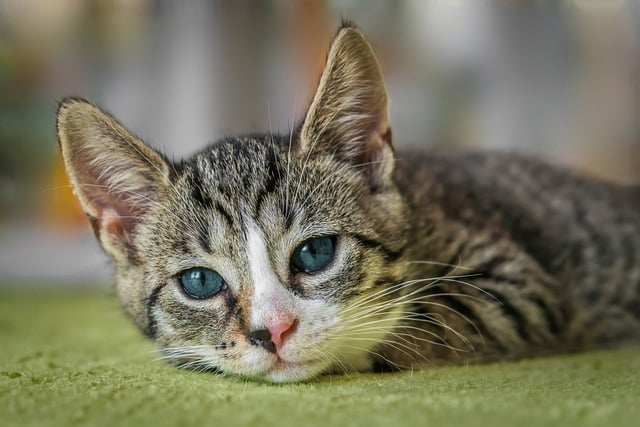
#> input picture photos/cat2.jpg, 640 x 427 px, found by its file name
$ python thresh.py
#> lines starting #> are read from the running program, lines starting #| are printed output that depends on the picture; after the words box and inside, x2 and y2 are one past the last pixel; in counts of white or black regions, pixels touching at a corner belong together
'''Thresholding is a technique in image processing used to convert a grayscale image
into a binary image by applying a threshold value. Pixels with intensity values above
or below the threshold are set to a specific value (typically black or white).'''

import cv2 as cv

img = cv.imread('photos/cat2.jpg')
#> img is the input picture: shape (427, 640, 3); mean B, G, R 93.2, 116.1, 119.1
cv.imshow('Cat', img)

gray = cv.cvtColor(img, cv.COLOR_BGR2GRAY)
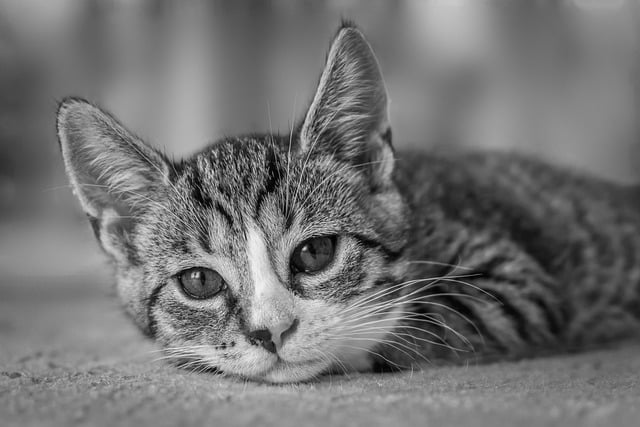
#> gray: shape (427, 640); min 0, max 249, mean 114.4
cv.imshow('Gray', gray)


# Simple Thresholding
threshold, thresh = cv.threshold(gray, 150, 255, cv.THRESH_BINARY) # threshold value = 150
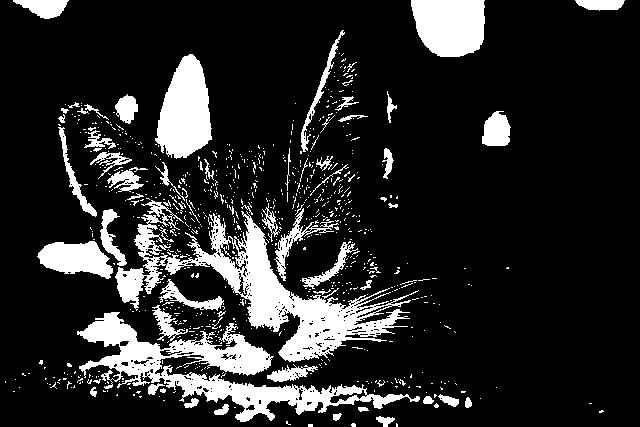
#> thresh: shape (427, 640); 15.9% white; 810 white regions (743 under 20 px), largest, box (x1, y1, x2, y2) and area: (115, 200, 419, 362) 11420, (77, 312, 420, 422) 9600, (155, 54, 212, 159) 4040
cv.imshow('Simple Thresholded', thresh)

threshold, thresh_inv = cv.threshold(gray, 150, 255, cv.THRESH_BINARY_INV) # threshold value = 150
cv.imshow('Simple Thresholded Inverse', thresh_inv)

# Adaptive Thresholding

'''Adaptive thresholding divides the image into small regions and calculates
the threshold for each region based on the local properties
(e.g., mean or Gaussian-weighted sum of pixel intensities in that region).'''

adaptive_thresh = cv.adaptiveThreshold(gray, 255, cv.ADAPTIVE_THRESH_MEAN_C, cv.THRESH_BINARY, 11, 3)
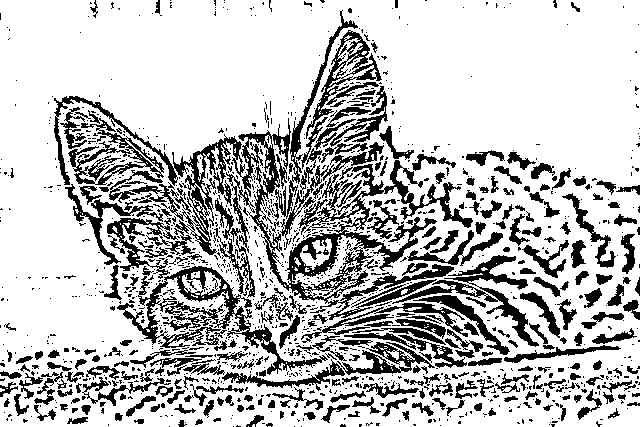
#> adaptive_thresh: shape (427, 640); 75.8% white; 1364 black regions (1046 under 20 px), largest, box (x1, y1, x2, y2) and area: (54, 96, 473, 320) 15429, (117, 266, 328, 375) 4056, (275, 10, 384, 250) 2211
cv.imshow('Adaptive Thresholding', adaptive_thresh)

cv.waitKey(0)

$ run again, with photos/park.webp saved as photos/cat2.jpg
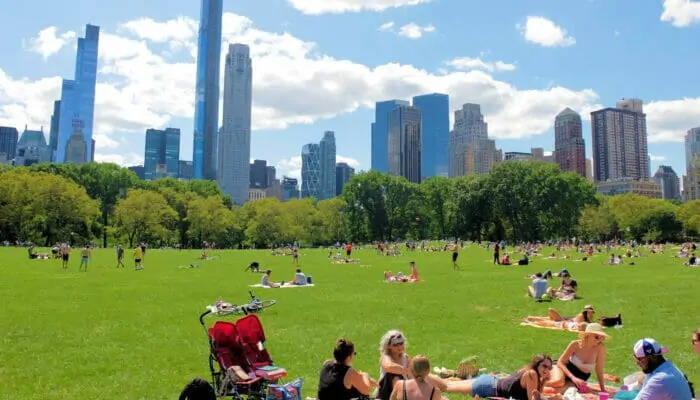
#> input picture photos/park.webp, 700 x 400 px, found by its file name
#> img is the input picture: shape (400, 700, 3); mean B, G, R 121.9, 151.5, 131
#> `threshold, thresh = cv.threshold(gray, 150, 255, cv.THRESH_BINARY)`:
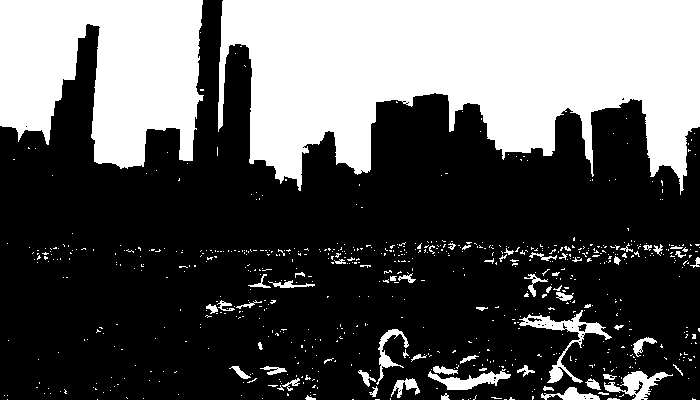
#> thresh: shape (400, 700); 34.5% white; 725 white regions (664 under 20 px), largest, box (x1, y1, x2, y2) and area: (218, 0, 700, 195) 62754, (0, 0, 204, 169) 25325, (519, 310, 612, 383) 1240
#> `adaptive_thresh = cv.adaptiveThreshold(gray, 255, cv.ADAPTIVE_THRESH_M..`:
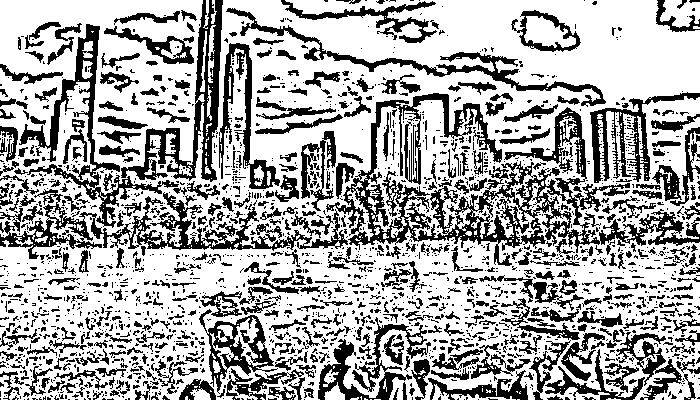
#> adaptive_thresh: shape (400, 700); 67% white; 2107 black regions (1625 under 20 px), largest, box (x1, y1, x2, y2) and area: (326, 93, 700, 266) 14250, (0, 189, 348, 259) 5511, (121, 0, 223, 182) 4137
